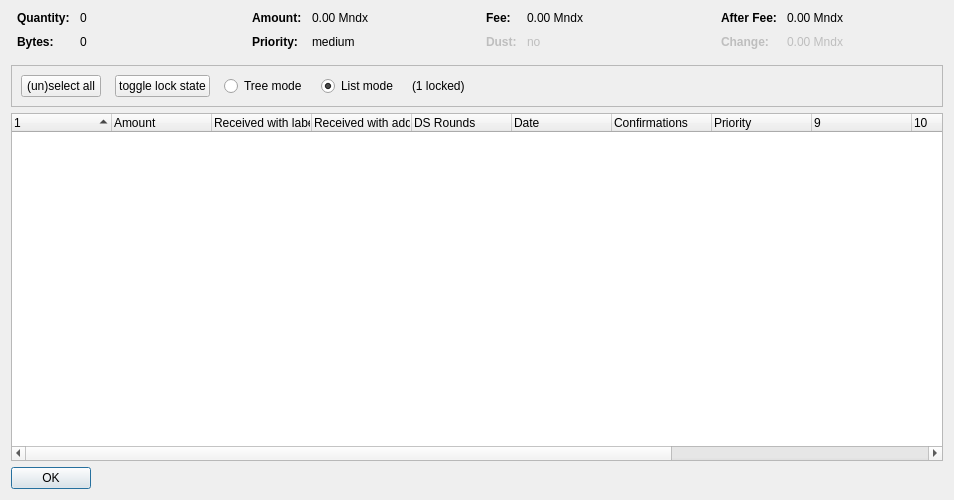
<?xml version="1.0" encoding="UTF-8"?>
<ui version="4.0">
 <class>CoinControlDialog</class>
 <widget class="QDialog" name="CoinControlDialog">
  <property name="geometry">
   <rect>
    <x>0</x>
    <y>0</y>
    <width>954</width>
    <height>500</height>
   </rect>
  </property>
  <property name="windowTitle">
   <string>Coin Selection</string>
  </property>
  <layout class="QVBoxLayout" name="verticalLayout">
   <item>
    <layout class="QHBoxLayout" name="horizontalLayoutTop" stretch="0,0,0,0">
     <property name="topMargin">
      <number>0</number>
     </property>
     <property name="bottomMargin">
      <number>10</number>
     </property>
     <item>
      <layout class="QFormLayout" name="formLayoutCoinControl1">
       <property name="horizontalSpacing">
        <number>10</number>
       </property>
       <property name="verticalSpacing">
        <number>10</number>
       </property>
       <property name="leftMargin">
        <number>6</number>
       </property>
       <property name="rightMargin">
        <number>6</number>
       </property>
       <item row="0" column="0">
        <widget class="QLabel" name="labelCoinControlQuantityText">
         <property name="font">
          <font>
           <weight>75</weight>
           <bold>true</bold>
          </font>
         </property>
         <property name="text">
          <string>Quantity:</string>
         </property>
        </widget>
       </item>
       <item row="0" column="1">
        <widget class="QLabel" name="labelCoinControlQuantity">
         <property name="cursor">
          <cursorShape>IBeamCursor</cursorShape>
         </property>
         <property name="contextMenuPolicy">
          <enum>Qt::ActionsContextMenu</enum>
         </property>
         <property name="text">
          <string notr="true">0</string>
         </property>
         <property name="textInteractionFlags">
          <set>Qt::LinksAccessibleByMouse|Qt::TextSelectableByKeyboard|Qt::TextSelectableByMouse</set>
         </property>
        </widget>
       </item>
       <item row="1" column="0">
        <widget class="QLabel" name="labelCoinControlBytesText">
         <property name="font">
          <font>
           <weight>75</weight>
           <bold>true</bold>
          </font>
         </property>
         <property name="text">
          <string>Bytes:</string>
         </property>
        </widget>
       </item>
       <item row="1" column="1">
        <widget class="QLabel" name="labelCoinControlBytes">
         <property name="cursor">
          <cursorShape>IBeamCursor</cursorShape>
         </property>
         <property name="contextMenuPolicy">
          <enum>Qt::ActionsContextMenu</enum>
         </property>
         <property name="text">
          <string notr="true">0</string>
         </property>
         <property name="textInteractionFlags">
          <set>Qt::LinksAccessibleByMouse|Qt::TextSelectableByKeyboard|Qt::TextSelectableByMouse</set>
         </property>
        </widget>
       </item>
      </layout>
     </item>
     <item>
      <layout class="QFormLayout" name="formLayoutCoinControl2">
       <property name="horizontalSpacing">
        <number>10</number>
       </property>
       <property name="verticalSpacing">
        <number>10</number>
       </property>
       <property name="leftMargin">
        <number>6</number>
       </property>
       <property name="rightMargin">
        <number>6</number>
       </property>
       <item row="0" column="0">
        <widget class="QLabel" name="labelCoinControlAmountText">
         <property name="font">
          <font>
           <weight>75</weight>
           <bold>true</bold>
          </font>
         </property>
         <property name="text">
          <string>Amount:</string>
         </property>
        </widget>
       </item>
       <item row="0" column="1">
        <widget class="QLabel" name="labelCoinControlAmount">
         <property name="cursor">
          <cursorShape>IBeamCursor</cursorShape>
         </property>
         <property name="contextMenuPolicy">
          <enum>Qt::ActionsContextMenu</enum>
         </property>
         <property name="text">
          <string notr="true">0.00 Mndx</string>
         </property>
         <property name="textInteractionFlags">
          <set>Qt::LinksAccessibleByMouse|Qt::TextSelectableByKeyboard|Qt::TextSelectableByMouse</set>
         </property>
        </widget>
       </item>
       <item row="1" column="0">
        <widget class="QLabel" name="labelCoinControlPriorityText">
         <property name="font">
          <font>
           <weight>75</weight>
           <bold>true</bold>
          </font>
         </property>
         <property name="text">
          <string>Priority:</string>
         </property>
        </widget>
       </item>
       <item row="1" column="1">
        <widget class="QLabel" name="labelCoinControlPriority">
         <property name="cursor">
          <cursorShape>IBeamCursor</cursorShape>
         </property>
         <property name="contextMenuPolicy">
          <enum>Qt::ActionsContextMenu</enum>
         </property>
         <property name="text">
          <string>medium</string>
         </property>
         <property name="textInteractionFlags">
          <set>Qt::LinksAccessibleByMouse|Qt::TextSelectableByKeyboard|Qt::TextSelectableByMouse</set>
         </property>
        </widget>
       </item>
      </layout>
     </item>
     <item>
      <layout class="QFormLayout" name="formLayoutCoinControl3">
       <property name="horizontalSpacing">
        <number>10</number>
       </property>
       <property name="verticalSpacing">
        <number>10</number>
       </property>
       <property name="leftMargin">
        <number>6</number>
       </property>
       <property name="rightMargin">
        <number>6</number>
       </property>
       <item row="0" column="0">
        <widget class="QLabel" name="labelCoinControlFeeText">
         <property name="font">
          <font>
           <weight>75</weight>
           <bold>true</bold>
          </font>
         </property>
         <property name="text">
          <string>Fee:</string>
         </property>
        </widget>
       </item>
       <item row="0" column="1">
        <widget class="QLabel" name="labelCoinControlFee">
         <property name="cursor">
          <cursorShape>IBeamCursor</cursorShape>
         </property>
         <property name="contextMenuPolicy">
          <enum>Qt::ActionsContextMenu</enum>
         </property>
         <property name="text">
          <string notr="true">0.00 Mndx</string>
         </property>
         <property name="textInteractionFlags">
          <set>Qt::LinksAccessibleByMouse|Qt::TextSelectableByKeyboard|Qt::TextSelectableByMouse</set>
         </property>
        </widget>
       </item>
       <item row="1" column="0">
        <widget class="QLabel" name="labelCoinControlLowOutputText">
         <property name="enabled">
          <bool>false</bool>
         </property>
         <property name="font">
          <font>
           <weight>75</weight>
           <bold>true</bold>
          </font>
         </property>
         <property name="text">
          <string>Dust:</string>
         </property>
        </widget>
       </item>
       <item row="1" column="1">
        <widget class="QLabel" name="labelCoinControlLowOutput">
         <property name="enabled">
          <bool>false</bool>
         </property>
         <property name="cursor">
          <cursorShape>IBeamCursor</cursorShape>
         </property>
         <property name="contextMenuPolicy">
          <enum>Qt::ActionsContextMenu</enum>
         </property>
         <property name="text">
          <string>no</string>
         </property>
         <property name="textInteractionFlags">
          <set>Qt::LinksAccessibleByMouse|Qt::TextSelectableByKeyboard|Qt::TextSelectableByMouse</set>
         </property>
        </widget>
       </item>
      </layout>
     </item>
     <item>
      <layout class="QFormLayout" name="formLayoutCoinControl4">
       <property name="horizontalSpacing">
        <number>10</number>
       </property>
       <property name="verticalSpacing">
        <number>10</number>
       </property>
       <property name="leftMargin">
        <number>6</number>
       </property>
       <property name="rightMargin">
        <number>6</number>
       </property>
       <item row="0" column="0">
        <widget class="QLabel" name="labelCoinControlAfterFeeText">
         <property name="font">
          <font>
           <weight>75</weight>
           <bold>true</bold>
          </font>
         </property>
         <property name="text">
          <string>After Fee:</string>
         </property>
        </widget>
       </item>
       <item row="0" column="1">
        <widget class="QLabel" name="labelCoinControlAfterFee">
         <property name="cursor">
          <cursorShape>IBeamCursor</cursorShape>
         </property>
         <property name="contextMenuPolicy">
          <enum>Qt::ActionsContextMenu</enum>
         </property>
         <property name="text">
          <string notr="true">0.00 Mndx</string>
         </property>
         <property name="textInteractionFlags">
          <set>Qt::LinksAccessibleByMouse|Qt::TextSelectableByKeyboard|Qt::TextSelectableByMouse</set>
         </property>
        </widget>
       </item>
       <item row="1" column="0">
        <widget class="QLabel" name="labelCoinControlChangeText">
         <property name="enabled">
          <bool>false</bool>
         </property>
         <property name="font">
          <font>
           <weight>75</weight>
           <bold>true</bold>
          </font>
         </property>
         <property name="text">
          <string>Change:</string>
         </property>
        </widget>
       </item>
       <item row="1" column="1">
        <widget class="QLabel" name="labelCoinControlChange">
         <property name="enabled">
          <bool>false</bool>
         </property>
         <property name="cursor">
          <cursorShape>IBeamCursor</cursorShape>
         </property>
         <property name="contextMenuPolicy">
          <enum>Qt::ActionsContextMenu</enum>
         </property>
         <property name="text">
          <string notr="true">0.00 Mndx</string>
         </property>
         <property name="textInteractionFlags">
          <set>Qt::LinksAccessibleByMouse|Qt::TextSelectableByKeyboard|Qt::TextSelectableByMouse</set>
         </property>
        </widget>
       </item>
      </layout>
     </item>
    </layout>
   </item>
   <item>
    <widget class="QFrame" name="frame">
     <property name="minimumSize">
      <size>
       <width>0</width>
       <height>40</height>
      </size>
     </property>
     <property name="frameShape">
      <enum>QFrame::StyledPanel</enum>
     </property>
     <property name="frameShadow">
      <enum>QFrame::Sunken</enum>
     </property>
     <layout class="QHBoxLayout" name="horizontalLayout">
      <item>
       <layout class="QHBoxLayout" name="horizontalLayoutPanel" stretch="0,0,0,0,0,0">
        <property name="spacing">
         <number>14</number>
        </property>
        <item>
         <widget class="QPushButton" name="pushButtonSelectAll">
          <property name="sizePolicy">
           <sizepolicy hsizetype="Maximum" vsizetype="Fixed">
            <horstretch>0</horstretch>
            <verstretch>0</verstretch>
           </sizepolicy>
          </property>
          <property name="text">
           <string>(un)select all</string>
          </property>
          <property name="autoDefault">
           <bool>false</bool>
          </property>
         </widget>
        </item>
        <item>
         <widget class="QPushButton" name="pushButtonToggleLock">
          <property name="sizePolicy">
           <sizepolicy hsizetype="Maximum" vsizetype="Fixed">
            <horstretch>0</horstretch>
            <verstretch>0</verstretch>
           </sizepolicy>
          </property>
          <property name="text">
           <string>toggle lock state</string>
          </property>
          <property name="autoDefault">
           <bool>false</bool>
          </property>
         </widget>
        </item>
        <item>
         <widget class="QRadioButton" name="radioTreeMode">
          <property name="sizePolicy">
           <sizepolicy hsizetype="Maximum" vsizetype="Fixed">
            <horstretch>0</horstretch>
            <verstretch>0</verstretch>
           </sizepolicy>
          </property>
          <property name="text">
           <string>Tree mode</string>
          </property>
         </widget>
        </item>
        <item>
         <widget class="QRadioButton" name="radioListMode">
          <property name="sizePolicy">
           <sizepolicy hsizetype="Maximum" vsizetype="Fixed">
            <horstretch>0</horstretch>
            <verstretch>0</verstretch>
           </sizepolicy>
          </property>
          <property name="text">
           <string>List mode</string>
          </property>
          <property name="checked">
           <bool>true</bool>
          </property>
         </widget>
        </item>
        <item>
         <widget class="QLabel" name="labelLocked">
          <property name="text">
           <string>(1 locked)</string>
          </property>
         </widget>
        </item>
        <item>
         <spacer name="horizontalSpacer">
          <property name="orientation">
           <enum>Qt::Horizontal</enum>
          </property>
          <property name="sizeHint" stdset="0">
           <size>
            <width>40</width>
            <height>20</height>
           </size>
          </property>
         </spacer>
        </item>
       </layout>
      </item>
     </layout>
    </widget>
   </item>
   <item>
    <widget class="CoinControlTreeWidget" name="treeWidget">
     <property name="contextMenuPolicy">
      <enum>Qt::CustomContextMenu</enum>
     </property>
     <property name="sortingEnabled">
      <bool>false</bool>
     </property>
     <property name="columnCount">
      <number>13</number>
     </property>
     <attribute name="headerShowSortIndicator" stdset="0">
      <bool>true</bool>
     </attribute>
     <attribute name="headerStretchLastSection">
      <bool>false</bool>
     </attribute>
     <column>
      <property name="text">
       <string/>
      </property>
     </column>
     <column>
      <property name="text">
       <string>Amount</string>
      </property>
     </column>
     <column>
      <property name="text">
       <string>Received with label</string>
      </property>
     </column>
     <column>
      <property name="text">
       <string>Received with address</string>
      </property>
     </column>
     <column>
      <property name="text">
       <string>DS Rounds</string>
      </property>
     </column>
     <column>
      <property name="text">
       <string>Date</string>
      </property>
     </column>
     <column>
      <property name="text">
       <string>Confirmations</string>
      </property>
      <property name="toolTip">
       <string>Confirmed</string>
      </property>
     </column>
     <column>
      <property name="text">
       <string>Priority</string>
      </property>
     </column>
     <column>
      <property name="text">
       <string/>
      </property>
     </column>
     <column>
      <property name="text">
       <string/>
      </property>
     </column>
     <column>
      <property name="text">
       <string/>
      </property>
     </column>
     <column>
      <property name="text">
       <string/>
      </property>
     </column>
     <column>
      <property name="text">
       <string/>
      </property>
     </column>
    </widget>
   </item>
   <item>
    <widget class="QDialogButtonBox" name="buttonBox">
     <property name="sizePolicy">
      <sizepolicy hsizetype="Maximum" vsizetype="Fixed">
       <horstretch>0</horstretch>
       <verstretch>0</verstretch>
      </sizepolicy>
     </property>
     <property name="orientation">
      <enum>Qt::Horizontal</enum>
     </property>
     <property name="standardButtons">
      <set>QDialogButtonBox::Ok</set>
     </property>
    </widget>
   </item>
  </layout>
 </widget>
 <customwidgets>
  <customwidget>
   <class>CoinControlTreeWidget</class>
   <extends>QTreeWidget</extends>
   <header>coincontroltreewidget.h</header>
  </customwidget>
 </customwidgets>
 <resources/>
 <connections/>
</ui>
